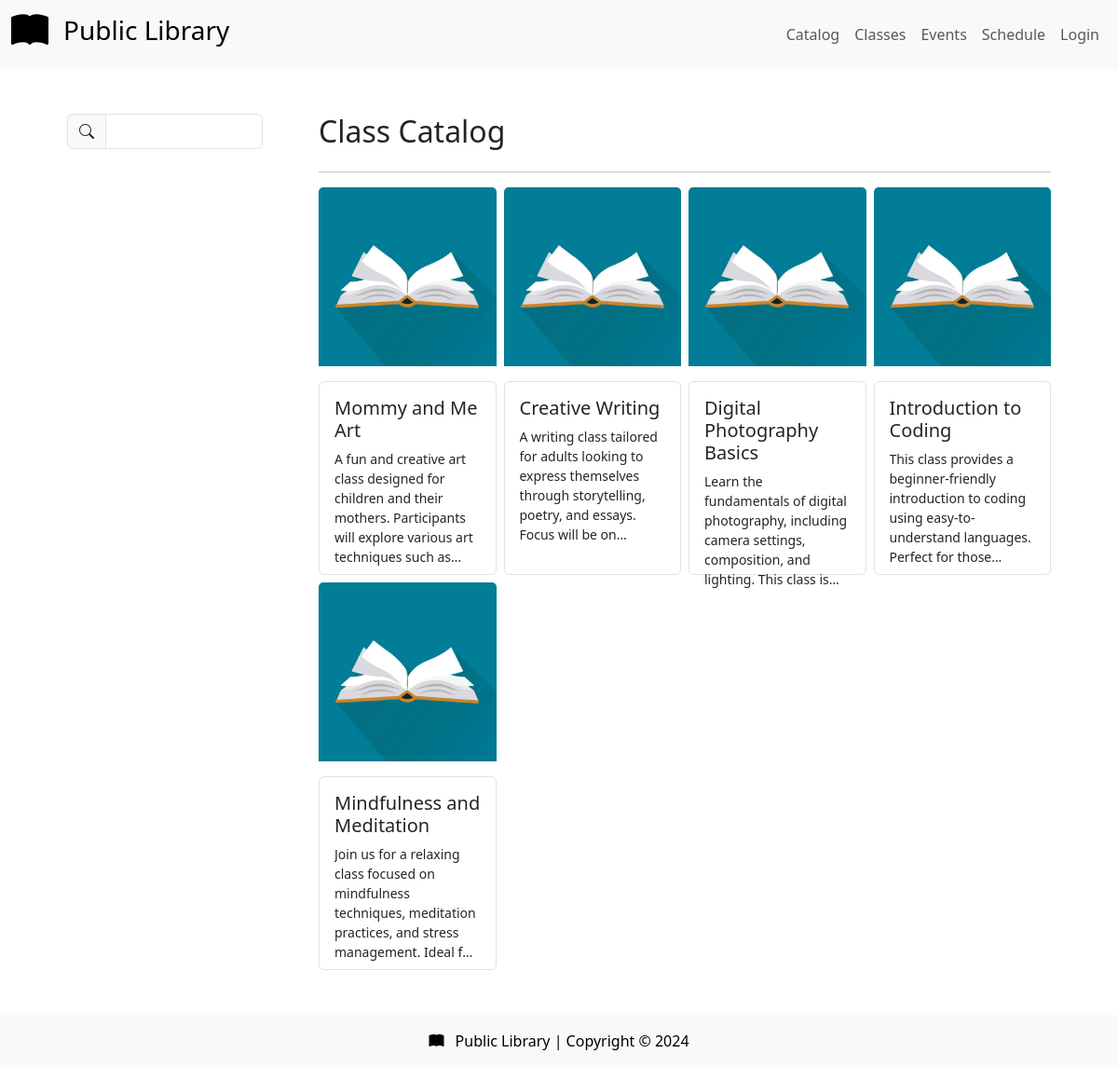
Page /views/pages/view-classes.php on the earlier database version.
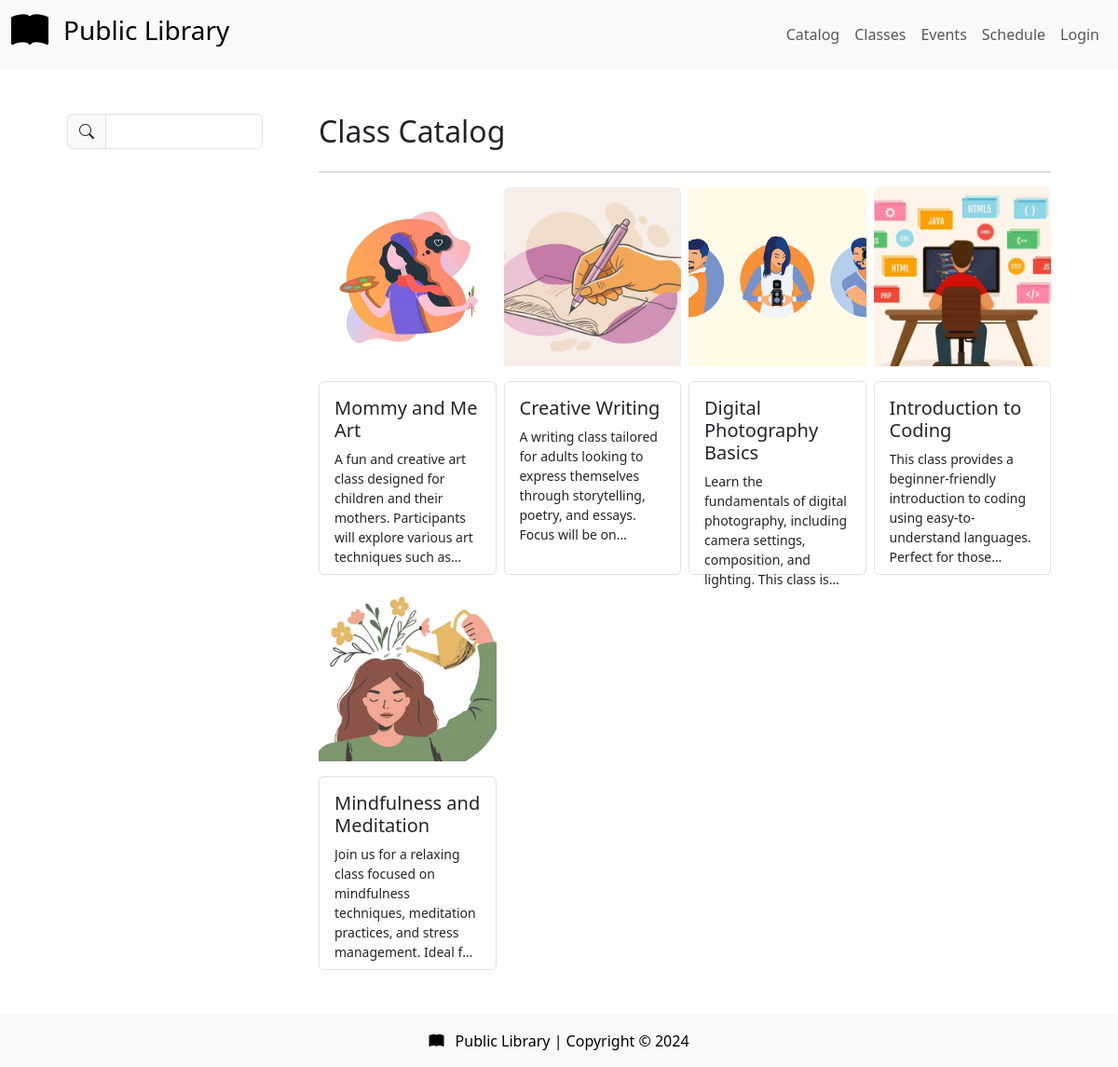
Same page on the later database version.
### tables this page shows
CREATE TABLE LIB_CLASS (
    ClassID TINYINT AUTO_INCREMENT PRIMARY KEY,
    Title VARCHAR(255) NOT NULL,
    Description TEXT NOT NULL,
    DurationMins TINYINT,
    ImagePath VARCHAR(255)
);

### views/pages/view-classes.php (the view, shortened to what this page needs)
<?php include_once '../partials/head.php'; ?>
<?php include_once '../partials/navbar.php'; ?>
<main class="my-5">
    <div class="container-fluid">
        <div class="row justify-content-between mx-5">
            <aside class="col-lg-3 pe-5">
                <div class="offcanvas-lg offcanvas-end" tabindex="-1" id="offcanvasResponsive" aria-labelledby="offcanvasResponsiveLabel">
                    <div class="offcanvas-body">
                        <div class="input-group flex-nowrap">
                            <span class="input-group-text" id="addon-wrapping"><i class="bi bi-search"></i></span>
                            <input id="searchBar" type="text" name="search" class="form-control" aria-label="Search" aria-describedby="addon-wrapping"
                            value="<?php
                                if(isset($_GET['searchTerm'])) {
                                    echo $_GET['searchTerm'];
                                }
                            ?>"
                            >
                        </div>
                    </div>
                </div>
            </aside>
            <section class="col-12 col-lg-9">
                <div class="d-flex justify-content-between align-items-center">
                    <h2>Class Catalog</h2>
                </div>
                <hr>
                <div class="row row-cols-1 row-cols-md-3 row-cols-xl-4 g-2">
                    <?php
                    $conn = connect();
                    $query = <<<_END
                        SELECT *
                        FROM LIB_CLASS
                    _END;
                    $result = $conn->query($query);
                    $rows = $result->num_rows;
                    for($i = 0; $i < $rows; ++$i) {
                        $result->data_seek($i);
                        $row = $result->fetch_array(MYSQLI_ASSOC);
                        $img = ($row['ImagePath'] ?? 'ImageDirectory/default-image.jpg');
                        echo <<<_END
                        <div class="col catalog-item">
                            <div class="card border-0">
                                <img src="../../$img" class="card-img-top class-item-img mb-3" alt="...">
                                <div class="card-body border rounded" style="height:13rem">
                                    <h5 class="card-title mb-2">$row[Title]</h5>
                                    <p class="card-text small text-truncate-multiline">$row[Description]</p>
                                </div>
                                <a class="stretched-link" href="view-class.php?classId=$row[ClassID]"></a>
                            </div>
                        </div>
                        _END;
                    }
                    ?>
                </div>
            </section>
        </div>
    </div>
</main>
<?php include_once '../partials/footer.php'; ?>

Differences in the rows shown:
changed lib_class "Mommy and Me Art": ImagePath: picture added in place of a placeholder
changed lib_class "Creative Writing": ImagePath: picture added in place of a placeholder
changed lib_class "Digital Photography Basics": ImagePath: picture added in place of a placeholder
changed lib_class "Introduction to Coding": ImagePath: picture added in place of a placeholder
changed lib_class "Mindfulness and Meditation": ImagePath: picture added in place of a placeholder
